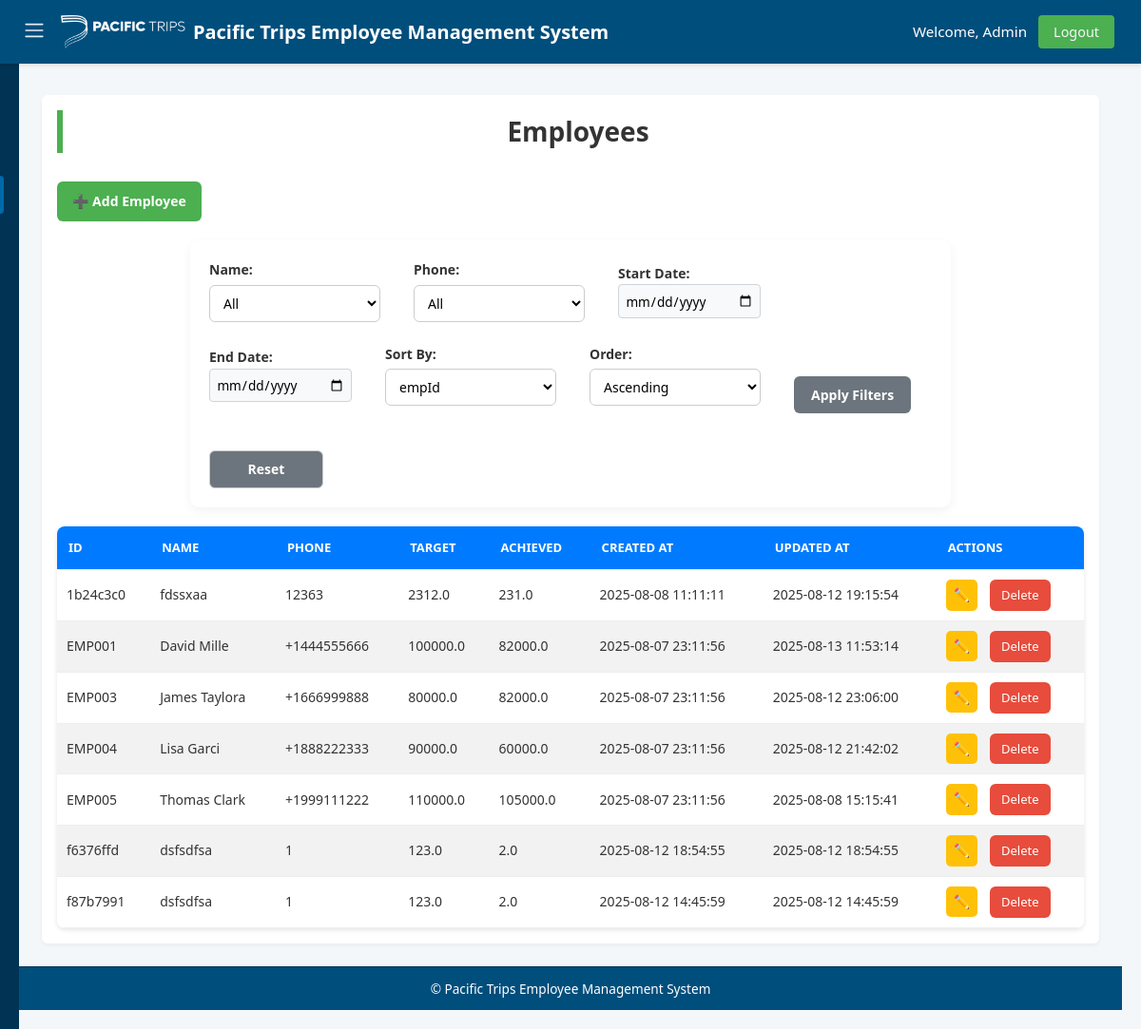
Before: /employees (signed in) with the older database file.
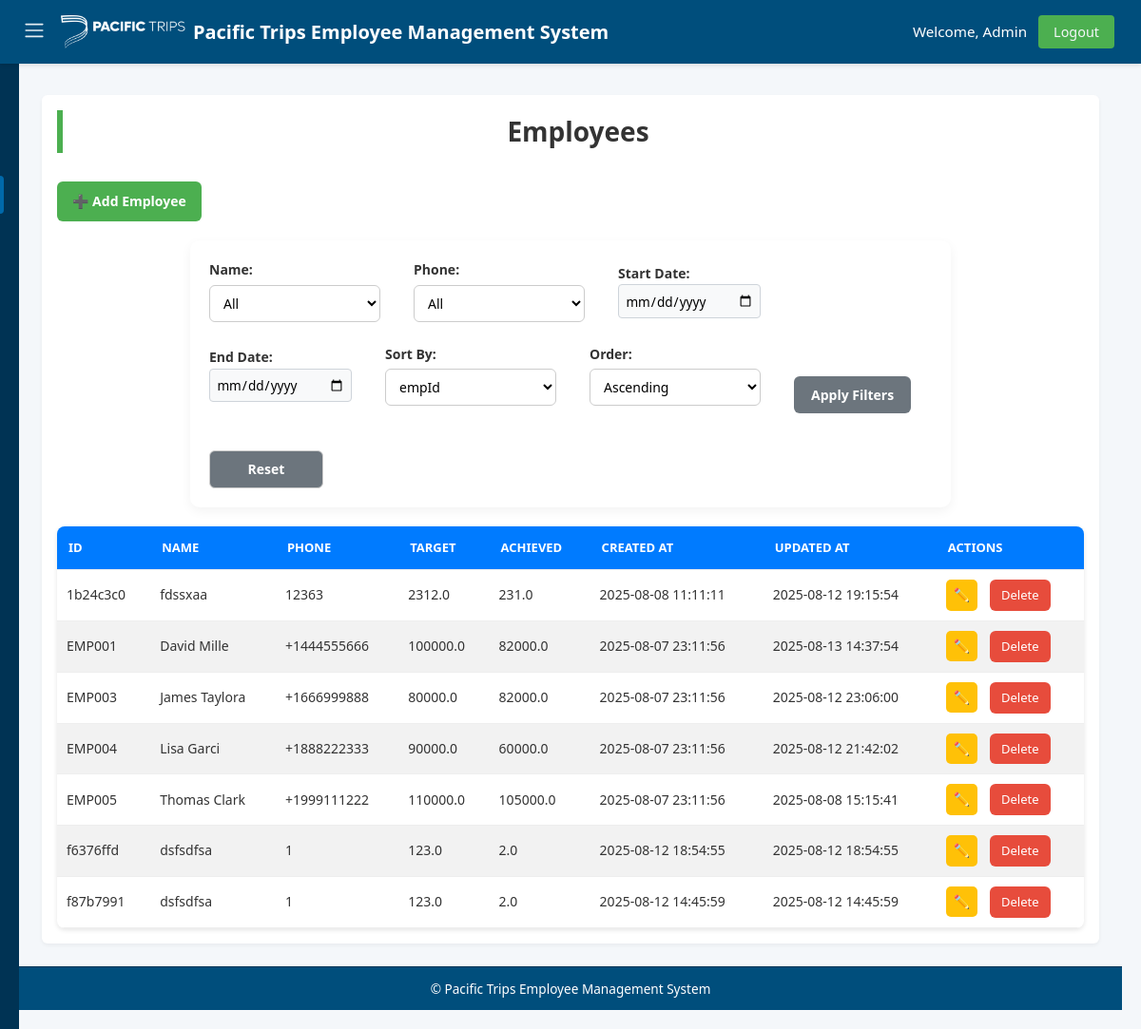
After: the same page with the newer database file.
### tables this page shows
CREATE TABLE employees (
    empId TEXT PRIMARY KEY,
    empName TEXT NOT NULL,
    phoneNo TEXT,
    targetAmount REAL NOT NULL CHECK (targetAmount >= 0),
    achievedAmount REAL NOT NULL CHECK (achievedAmount >= 0),
    createdAt TEXT DEFAULT CURRENT_TIMESTAMP,
    updatedAt TEXT DEFAULT CURRENT_TIMESTAMP
);

### app.py (the view)
    def wrap(*args, **kwargs):
        if 'user_id' not in session:
            flash('Please login first.', 'danger')
            return redirect(url_for('login'))
        if session.get('role') != 'admin':
            flash('Admin access required.', 'danger')
            return redirect(url_for('index'))
        return f(*args, **kwargs)

### app.py (called while the page is built)
def get_db_connection():
    conn = sqlite3.connect(DATABASE, timeout=10)
    conn.row_factory = sqlite3.Row
    conn.execute("PRAGMA journal_mode=WAL")
    return conn

def admin_required(f):
    def wrap(*args, **kwargs):
        if 'user_id' not in session:
            flash('Please login first.', 'danger')
            return redirect(url_for('login'))
        if session.get('role') != 'admin':
            flash('Admin access required.', 'danger')
            return redirect(url_for('index'))
        return f(*args, **kwargs)
    wrap.__name__ = f.__name__
    return wrap

### templates/employees.html (shortened to what this page needs)
{% extends "base.html" %}
{% block content %}
<h2>Employees</h2>
<div class="button-group">
    <a href="{{ url_for('add_employee') }}" class="btn">➕ Add Employee</a>
</div>
<form method="GET" action="{{ url_for('employees') }}" class="filter-form">
    <label>Name:
        <select name="empName">
            <option value="">All</option>
        </select>
    </label>
    <label>Phone:
        <select name="phoneNo">
            <option value="">All</option>
        </select>
    </label>
    <label>Start Date:
        <input type="date" name="start_date" value="{{ filters.start_date }}">
    </label>
    <label>End Date:
        <input type="date" name="end_date" value="{{ filters.end_date }}">
    </label>
    <label>Sort By:
        <select name="sort_by">
            {% for col in ['empId', 'empName', 'targetAmount', 'achievedAmount', 'createdAt', 'updatedAt'] %}
            <option value="{{ col }}" {% if sort_by == col %}selected{% endif %}>{{ col }}</option>
            {% endfor %}
        </select>
    </label>
    <label>Order:
        <select name="sort_order">
            <option value="asc" {% if sort_order == 'asc' %}selected{% endif %}>Ascending</option>
        </select>
    </label>
    <button type="submit" class="btn">Apply Filters</button>
    <a href="{{ url_for('employees') }}" class="btn danger">Reset</a>
</form>
<table>
    <thead>
        <tr>
            <th>ID</th>
            <th>Name</th>
            <th>Phone</th>
            <th>Target</th>
            <th>Achieved</th>
            <th>Created At</th>
            <th>Updated At</th>
            <th>Actions</th>
        </tr>
    </thead>
    <tbody>
        {% for employee in employees %}
        <tr>
            <td>{{ employee.empId }}</td>
            <td>{{ employee.empName }}</td>
            <td>{{ employee.phoneNo or '' }}</td>
            <td>{{ employee.targetAmount }}</td>
            <td>{{ employee.achievedAmount }}</td>
            <td>{{ employee.createdAt }}</td>
            <td>{{ employee.updatedAt }}</td>
            <td>
                <a href="{{ url_for('edit_employee', emp_id=employee.empId) }}" class="btn small">✏️</a>
                <a href="{{ url_for('delete_employee', emp_id=employee.empId) }}" class="btn-delete"
                   onclick="return confirm('Delete this employee?')">Delete</a>
            </td>
        </tr>
        {% endfor %}
    </tbody>
</table>
{% endblock %}

Changed rows visible on the page:
changed employees "EMP001": updatedAt "2025-08-13 11:53:14" → "2025-08-13 14:37:54"
